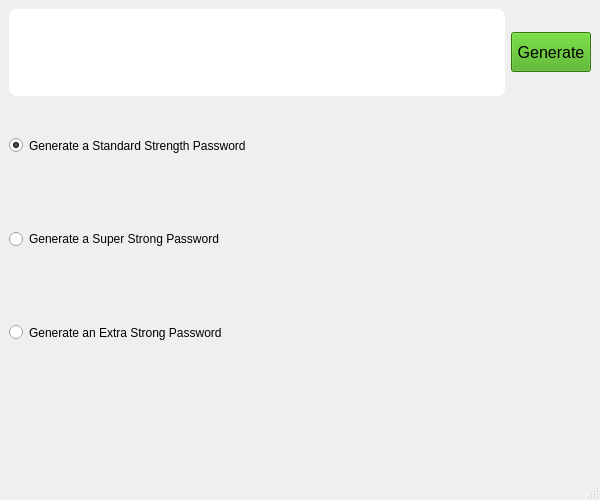
<?xml version="1.0" encoding="UTF-8"?>
<ui version="4.0">
 <class>MainWindow</class>
 <widget class="QMainWindow" name="MainWindow">
  <property name="geometry">
   <rect>
    <x>0</x>
    <y>0</y>
    <width>600</width>
    <height>500</height>
   </rect>
  </property>
  <property name="minimumSize">
   <size>
    <width>600</width>
    <height>500</height>
   </size>
  </property>
  <property name="maximumSize">
   <size>
    <width>600</width>
    <height>500</height>
   </size>
  </property>
  <property name="windowTitle">
   <string>Password porject</string>
  </property>
  <property name="styleSheet">
   <string notr="true">;</string>
  </property>
  <widget class="QWidget" name="centralwidget">
   <layout class="QVBoxLayout" name="verticalLayout">
    <item>
     <layout class="QHBoxLayout" name="horizontalLayout">
      <item>
       <widget class="QLineEdit" name="password">
        <property name="sizePolicy">
         <sizepolicy hsizetype="Expanding" vsizetype="Expanding">
          <horstretch>0</horstretch>
          <verstretch>0</verstretch>
         </sizepolicy>
        </property>
        <property name="minimumSize">
         <size>
          <width>0</width>
          <height>37</height>
         </size>
        </property>
        <property name="font">
         <font>
          <pointsize>12</pointsize>
          <bold>false</bold>
         </font>
        </property>
        <property name="focusPolicy">
         <enum>Qt::ClickFocus</enum>
        </property>
        <property name="styleSheet">
         <string notr="true">border-radius: 8px;
background-color: white;
color: black;</string>
        </property>
        <property name="text">
         <string/>
        </property>
       </widget>
      </item>
      <item>
       <widget class="QPushButton" name="generate_btn">
        <property name="minimumSize">
         <size>
          <width>0</width>
          <height>40</height>
         </size>
        </property>
        <property name="maximumSize">
         <size>
          <width>100</width>
          <height>16777215</height>
         </size>
        </property>
        <property name="font">
         <font>
          <pointsize>12</pointsize>
         </font>
        </property>
        <property name="cursor">
         <cursorShape>PointingHandCursor</cursorShape>
        </property>
        <property name="styleSheet">
         <string notr="true">background-color: #4A1</string>
        </property>
        <property name="text">
         <string>Generate</string>
        </property>
       </widget>
      </item>
     </layout>
    </item>
    <item>
     <widget class="QRadioButton" name="strong_password_btn">
      <property name="sizePolicy">
       <sizepolicy hsizetype="Minimum" vsizetype="Expanding">
        <horstretch>0</horstretch>
        <verstretch>0</verstretch>
       </sizepolicy>
      </property>
      <property name="text">
       <string>Generate a Standard Strength Password</string>
      </property>
      <property name="checked">
       <bool>true</bool>
      </property>
     </widget>
    </item>
    <item>
     <widget class="QRadioButton" name="super_strong_password_btn">
      <property name="sizePolicy">
       <sizepolicy hsizetype="Minimum" vsizetype="Expanding">
        <horstretch>0</horstretch>
        <verstretch>0</verstretch>
       </sizepolicy>
      </property>
      <property name="text">
       <string>Generate a Super Strong Password</string>
      </property>
     </widget>
    </item>
    <item>
     <widget class="QRadioButton" name="extera_strong_password_btn">
      <property name="sizePolicy">
       <sizepolicy hsizetype="Minimum" vsizetype="Expanding">
        <horstretch>0</horstretch>
        <verstretch>0</verstretch>
       </sizepolicy>
      </property>
      <property name="text">
       <string>Generate an Extra Strong Password</string>
      </property>
     </widget>
    </item>
    <item>
     <widget class="QLabel" name="label">
      <property name="sizePolicy">
       <sizepolicy hsizetype="Preferred" vsizetype="Expanding">
        <horstretch>0</horstretch>
        <verstretch>0</verstretch>
       </sizepolicy>
      </property>
      <property name="text">
       <string/>
      </property>
      <property name="pixmap">
       <pixmap>images/qt.png</pixmap>
      </property>
      <property name="alignment">
       <set>Qt::AlignCenter</set>
      </property>
     </widget>
    </item>
   </layout>
  </widget>
  <widget class="QMenuBar" name="menubar">
   <property name="geometry">
    <rect>
     <x>0</x>
     <y>0</y>
     <width>600</width>
     <height>22</height>
    </rect>
   </property>
  </widget>
  <widget class="QStatusBar" name="statusbar"/>
 </widget>
 <resources/>
 <connections/>
</ui>
